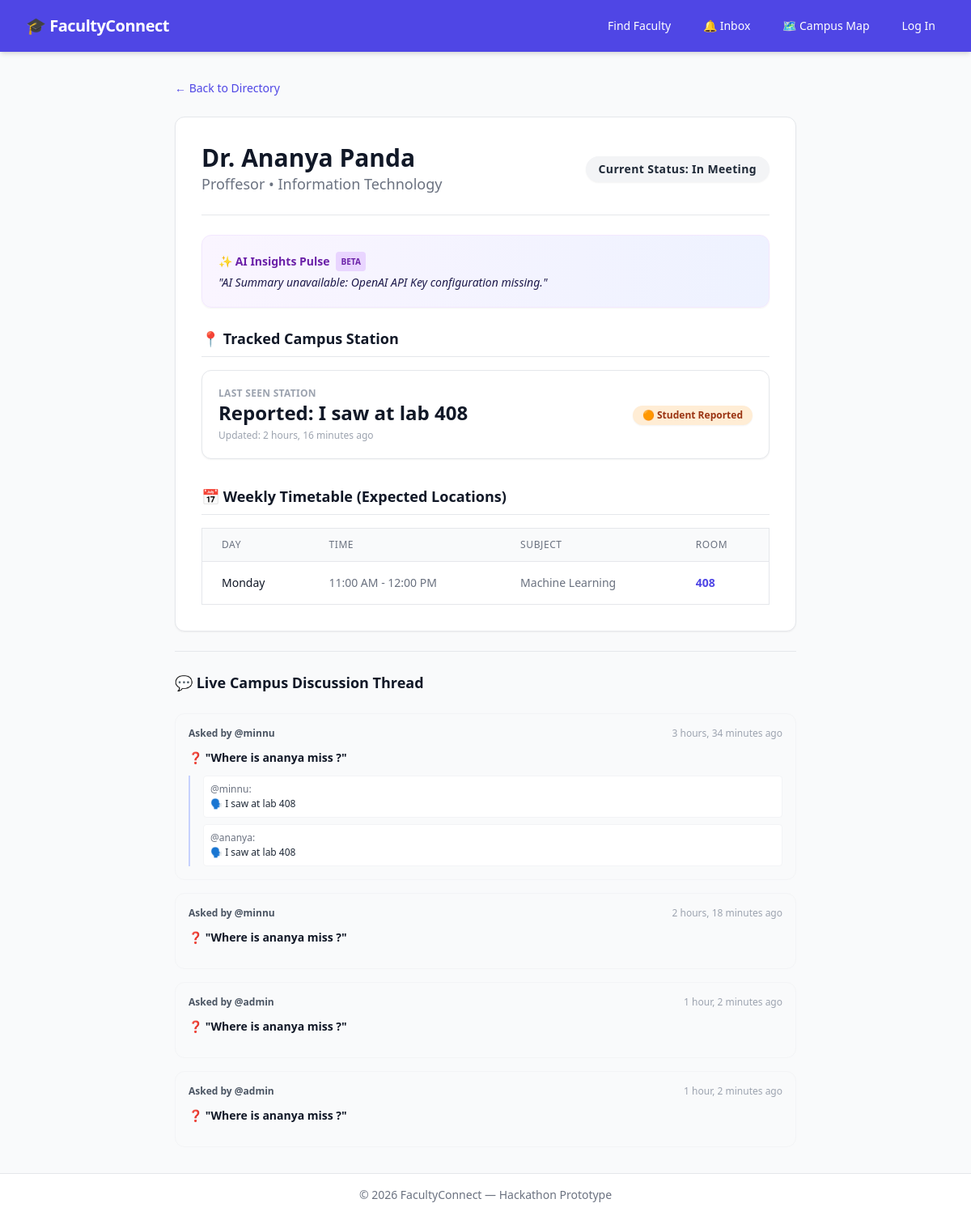
Screenshot of /faculty/profile/1/ with the database file from the repository.
### accounts/models.py (models this page shows, shortened)
class FacultyProfile(models.Model):
    AVAILABILITY_CHOICES = (
        ('available', 'Available'),
        ('busy', 'Busy'),
        ('in_class', 'In Class'),
        ('in_meeting', 'In Meeting'),
        ('away', 'Away'),
        ('offline', 'Offline'),
    )
    LOCATION_SOURCE_CHOICES = (
        ('gps', '🟢 Live GPS'),
        ('qr', '🔵 Faculty QR Scanner'),
        ('timetable', '🟡 Expected from Timetable'),
        ('report', '🟠 Student Reported'),
    )
    user = models.OneToOneField(CustomUser, on_delete=models.CASCADE, related_name='faculty_profile')
    department = models.ForeignKey(Department, on_delete=models.SET_NULL, null=True)
    designation = models.CharField(max_length=100, blank=True)
    availability = models.CharField(max_length=20, choices=AVAILABILITY_CHOICES, default='offline')
    current_location_string = models.CharField(max_length=200, default="Unknown")
    location_source = models.CharField(max_length=20, choices=LOCATION_SOURCE_CHOICES, default='timetable')
    location_updated_at = models.DateTimeField(auto_now=True)
    current_latitude = models.FloatField(null=True, blank=True)
    current_longitude = models.FloatField(null=True, blank=True)

class CustomUser(AbstractUser):
    ROLE_CHOICES = (
        ('student', 'Student'),
        ('faculty', 'Faculty'),
        ('admin', 'Admin'),
    )
    role = models.CharField(max_length=10, choices=ROLE_CHOICES, default='student')

class Department(models.Model):
    name = models.CharField(max_length=100)
    code = models.CharField(max_length=10, unique=True)

### faculty/models.py (models this page shows, shortened)
class Timetable(models.Model):
    DAYS_OF_WEEK = (
        ('Mon', 'Monday'),
        ('Tue', 'Tuesday'),
        ('Wed', 'Wednesday'),
        ('Thu', 'Thursday'),
        ('Fri', 'Friday'),
        ('Sat', 'Saturday'),
    )
    faculty = models.ForeignKey(FacultyProfile, on_delete=models.CASCADE, related_name='timetables')
    subject = models.ForeignKey(Subject, on_delete=models.CASCADE)
    day = models.CharField(max_length=3, choices=DAYS_OF_WEEK)
    start_time = models.TimeField()
    end_time = models.TimeField()
    room = models.CharField(max_length=50) # e.g., 'Room 204' or 'Lab 403'

class Subject(models.Model):
    SEMESTER_CHOICES = [(i, f'Semester {i}') for i in range(1, 9)]
    name = models.CharField(max_length=100)
    code = models.CharField(max_length=20, unique=True)
    department = models.ForeignKey(Department, on_delete=models.CASCADE, null=True, blank=True)
    semester = models.IntegerField(choices=SEMESTER_CHOICES, default=1)

### community/models.py (models this page shows, shortened)
class LocationQuestion(models.Model):
    user = models.ForeignKey(settings.AUTH_USER_MODEL, on_delete=models.CASCADE, related_name='questions')
    faculty = models.ForeignKey(FacultyProfile, on_delete=models.CASCADE, related_name='location_questions')
    text = models.CharField(max_length=255, default="Where is this faculty member right now?")
    created_at = models.DateTimeField(auto_now_add=True)

class LocationReply(models.Model):
    question = models.ForeignKey(LocationQuestion, on_delete=models.CASCADE, related_name='replies')
    user = models.ForeignKey(settings.AUTH_USER_MODEL, on_delete=models.CASCADE)
    info_source = models.CharField(max_length=200)
    created_at = models.DateTimeField(auto_now_add=True)

### faculty/views.py (the view)
# urls.py: path('profile/<int:pk>/', views.faculty_profile, name='profile'),
def faculty_profile(request, pk):
    profile = get_object_or_404(FacultyProfile.objects.select_related('user', 'department'), pk=pk)
    timetables = profile.timetables.all().select_related('subject').order_by('day', 'start_time')
    ai_summary = generate_faculty_summary(profile)
    context = {
        'profile': profile,
        'timetables': timetables,
        'ai_summary': ai_summary, # <-- Pass it to the template
    }
    return render(request, 'faculty/profile.html', context)

### community/views.py (called while the page is built, shortened)
def generate_faculty_summary(faculty_profile):
    api_key = os.getenv("OPENAI_API_KEY")
    if not api_key or api_key == "your_actual_openai_api_key_here":
        return "AI Summary unavailable: OpenAI API Key configuration missing."

### templates/faculty/profile.html (shortened to what this page needs)
{% extends 'base.html' %}
{% block content %}
<div class="max-w-3xl mx-auto space-y-6">
    <a href="{% url 'faculty:search' %}" class="text-sm font-medium text-indigo-600 hover:text-indigo-500">&larr; Back to Directory</a>
    <div class="bg-white rounded-xl shadow-sm border border-gray-200 overflow-hidden p-8">
        <div class="sm:flex sm:items-center sm:justify-between">
            <div>
                <h1 class="text-3xl font-extrabold text-gray-900">Dr. {{ profile.user.first_name }} {{ profile.user.last_name }}</h1>
                <p class="text-lg text-gray-500">{{ profile.designation }} &bull; {{ profile.department.name }}</p>
            </div>
            <div class="mt-4 sm:mt-0">
                <span class="inline-flex items-center px-4 py-1.5 rounded-full text-sm font-semibold tracking-wide shadow-sm
                    {% if profile.availability == 'available' %}bg-green-100 text-green-800
                    {% elif profile.availability == 'busy' or profile.availability == 'in_class' %}bg-red-100 text-red-800
                    {% else %}bg-gray-100 text-gray-800{% endif %}">
                    Current Status: {{ profile.get_availability_display }}
                </span>
            </div>
        </div>
        <hr class="my-6 border-gray-200">
        <div class="mb-6 bg-gradient-to-r from-purple-50 to-indigo-50 border border-purple-100 rounded-xl p-5 shadow-sm">
            <div class="flex items-center space-x-2 text-purple-800 font-bold text-sm mb-1">
                <span>✨ AI Insights Pulse</span>
                <span class="bg-purple-200 text-purple-800 text-[10px] font-extrabold uppercase px-1.5 py-0.5 rounded">Beta</span>
            </div>
            <p class="text-sm text-indigo-950 font-medium italic">
                "{{ ai_summary }}"
            </p>
        </div>
        <div class="space-y-4 mb-8">
            <h3 class="text-lg font-bold text-gray-900 border-b pb-2">📍 Tracked Campus Station</h3>
            <div class="bg-white border border-gray-200 rounded-xl p-5 flex items-center justify-between shadow-sm">
                <div>
                    <span class="text-xs font-semibold uppercase text-gray-400 tracking-wide block">Last Seen Station</span>
                    <span class="text-2xl font-extrabold text-gray-900">{{ profile.current_location_string }}</span>
                    <span class="block text-xs text-gray-400 mt-1">Updated: {{ profile.location_updated_at|timesince }} ago</span>
                </div>
                <div>
                    <span class="inline-flex items-center px-3 py-1 rounded-full text-xs font-bold shadow-sm
                        {% if profile.location_source == 'qr' %}bg-blue-100 text-blue-800
                        {% elif profile.location_source == 'gps' %}bg-green-100 text-green-800
                        {% elif profile.location_source == 'timetable' %}bg-yellow-100 text-yellow-800
                        {% else %}bg-orange-100 text-orange-800{% endif %}">
                        {{ profile.get_location_source_display }}
                    </span>
                </div>
            </div>
        </div>
        <div class="space-y-4">
            <h3 class="text-lg font-bold text-gray-900 border-b pb-2">📅 Weekly Timetable (Expected Locations)</h3>
            {% if timetables %}
            <div class="overflow-x-auto">
                <table class="min-w-full divide-y divide-gray-200 border border-gray-200 rounded-lg">
                    <thead class="bg-gray-50">
                        <tr>
                            <th scope="col" class="px-6 py-3 text-left text-xs font-medium text-gray-500 uppercase tracking-wider">Day</th>
                            <th scope="col" class="px-6 py-3 text-left text-xs font-medium text-gray-500 uppercase tracking-wider">Time</th>
                            <th scope="col" class="px-6 py-3 text-left text-xs font-medium text-gray-500 uppercase tracking-wider">Subject</th>
                            <th scope="col" class="px-6 py-3 text-left text-xs font-medium text-gray-500 uppercase tracking-wider">Room</th>
                        </tr>
                    </thead>
                    <tbody class="bg-white divide-y divide-gray-200">
                        {% for entry in timetables %}
                        <tr class="hover:bg-gray-50">
                            <td class="px-6 py-4 whitespace-nowrap text-sm font-medium text-gray-900">{{ entry.get_day_display }}</td>
                            <td class="px-6 py-4 whitespace-nowrap text-sm text-gray-500">{{ entry.start_time|time:"h:i A" }} - {{ entry.end_time|time:"h:i A" }}</td>
                            <td class="px-6 py-4 whitespace-nowrap text-sm text-gray-500">{{ entry.subject.name }}</td>
                            <td class="px-6 py-4 whitespace-nowrap text-sm font-semibold text-indigo-600">{{ entry.room }}</td>
                        </tr>
                        {% endfor %}
                    </tbody>
                </table>
            </div>
            {% else %}
            <div class="p-4 bg-gray-50 rounded-lg border border-dashed border-gray-300 text-sm text-gray-600 text-center">
                No timetable data available for this faculty member yet.
            </div>
            {% endif %}
        </div>
    </div>
    <hr class="my-8 border-gray-200">
        <div class="space-y-6">
            <h3 class="text-lg font-bold text-gray-900">💬 Live Campus Discussion Thread</h3>
            <div class="space-y-4">
                {% for q in profile.location_questions.all %}
                    <div class="bg-gray-50 rounded-xl p-4 border border-gray-100 space-y-3">
                        <div class="flex justify-between text-xs text-gray-400">
                            <span class="font-semibold text-gray-600">Asked by @{{ q.user.username }}</span>
                            <span>{{ q.created_at|timesince }} ago</span>
                        </div>
                        <p class="text-sm font-bold text-gray-900">❓ "{{ q.text }}"</p>
                        <div class="pl-4 border-l-2 border-indigo-200 space-y-2">
                            {% for r in q.replies.all %}
                                <div class="text-xs bg-white p-2 rounded border border-gray-100">
                                    <span class="font-medium text-gray-500 block">@{{ r.user.username }}:</span>
                                    <p class="text-gray-800 font-medium mt-0.5">🗣️ {{ r.info_source }}</p>
                                </div>
                            {% endfor %}
                        </div>
                    </div>
                {% empty %}
                    <p class="text-sm text-gray-400 text-center py-4 border border-dashed rounded-lg bg-gray-50/50">No active tracking questions for this faculty member yet.</p>
                {% endfor %}
            </div>
        </div>
{% endblock %}

### templates/base.html (shortened to what this page needs)
<!DOCTYPE html>
<html lang="en">
<head>
    <script src="https://cdn.tailwindcss.com"></script>
</head>
<body class="bg-gray-50 font-sans text-gray-900 flex flex-col min-h-screen">
    <nav class="bg-indigo-600 text-white shadow-md">
        <div class="max-w-7xl mx-auto px-4 sm:px-6 lg:px-8">
            <div class="flex items-center justify-between h-16">
                <div class="flex items-center space-x-3">
                    <a href="{% url 'faculty:search' %}" class="text-xl font-bold tracking-tight">🎓 FacultyConnect</a>
                </div>
                <div class="flex items-center space-x-4">
                    <a href="{% url 'faculty:search' %}" class="px-3 py-2 rounded-md text-sm font-medium hover:bg-indigo-700 transition">Find Faculty</a>
                    <a href="{% url 'community:notifications' %}" class="px-3 py-2 rounded-md text-sm font-medium hover:bg-indigo-700 transition">🔔 Inbox</a>
                    <a href="{% url 'campus:map' %}" class="px-3 py-2 rounded-md text-sm font-medium hover:bg-indigo-700 transition">🗺️ Campus Map</a>
                    {% if user.is_authenticated %}
                        {% if user.role == 'faculty' %}
                            <a href="{% url 'location:dashboard' %}" class="px-3 py-2 rounded-md text-sm font-medium bg-indigo-700 hover:bg-indigo-800 transition">⚙️ Faculty Dashboard</a>
                        {% endif %}
                        <span class="text-sm text-indigo-200">Hello, {{ user.username }}</span>
                        <form method="POST" action="{% url 'logout' %}" class="inline">
                            {% csrf_token %}
                            <button type="submit" class="px-3 py-2 rounded-md text-sm font-medium hover:bg-indigo-700 transition">Log Out</button>
                        </form>
                    {% else %}
                        <a href="{% url 'login' %}" class="px-3 py-2 rounded-md text-sm font-medium hover:bg-indigo-700 transition">Log In</a>
                    {% endif %}
                </div>
            </div>
        </div>
    </nav>
    <main class="flex-grow max-w-7xl w-full mx-auto px-4 sm:px-6 lg:px-8 py-8">
        {% block content %}
        {% endblock %}
    </main>
    <footer class="bg-white border-t border-gray-200 py-4 text-center text-sm text-gray-500">
        &copy; 2026 FacultyConnect — Hackathon Prototype
    </footer>
</body>
</html>

### rows the page displays
FacultyProfile: user.first_name "Ananya", user.last_name "Panda", designation "Proffesor", department.name "Information Technology", availability "In Meeting", current_location_string "Reported: I saw at lab 408", location_updated_at "2 hours, 16 minutes", location_source "🟠 Student Reported"
Timetable: day "Monday", start_time "11:00 AM", end_time "12:00 PM", subject.name "Machine Learning", room "408"
LocationQuestion: user.username "minnu", created_at "3 hours, 34 minutes", text "Where is ananya miss ?"
LocationReply: user.username "minnu", info_source "I saw at lab 408"
LocationReply: user.username "ananya", info_source "I saw at lab 408"
LocationQuestion: user.username "minnu", created_at "2 hours, 18 minutes", text "Where is ananya miss ?"
LocationQuestion: user.username "admin", created_at "1 hour, 2 minutes", text "Where is ananya miss ?"
LocationQuestion: user.username "admin", created_at "1 hour, 2 minutes", text "Where is ananya miss ?"

### other values shown
{{ ai_summary }} "AI Summary unavailable: OpenAI API Key configuration missing."
